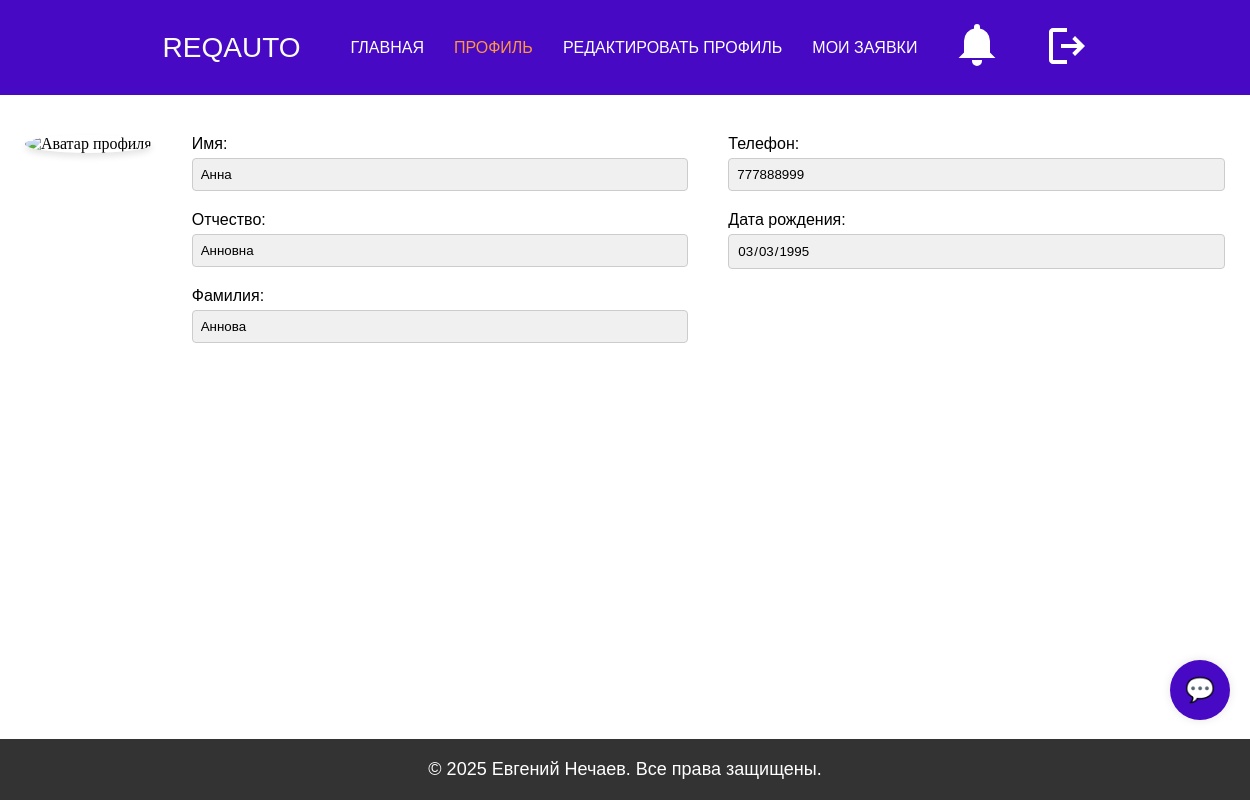
The page /profile (signed in) on the database its author committed.
### models.py (models this page shows)
class User(db.Model):
    __tablename__ = 'User'
    ID = db.Column(db.Integer, primary_key=True)
    username = db.Column(db.String(50), unique=True)
    password = db.Column(db.String(128))
    firstName = db.Column(db.String(50))
    lastName = db.Column(db.String(50))
    patronymic = db.Column(db.String(50))
    phone = db.Column(db.String(15))
    dateBirth = db.Column(db.Date, nullable=True)
    roleID = db.Column(db.Integer, db.ForeignKey('Role.ID'))
    photo = db.Column(db.String(256), nullable=True)

### app.py (the view)
@app.route('/profile')
def profile():
    if 'user_id' not in session:
        return redirect(url_for('auth'))
    user_id = session['user_id']
    user = User.query.get(user_id)
    response = make_response(render_template('profile.html', user=user))
    response.headers['Cache-Control'] = 'no-cache, no-store, must-revalidate'
    response.headers['Pragma'] = 'no-cache'
    response.headers['Expires'] = '0'
    return response

### templates/profile.html (shortened to what this page needs)
<!DOCTYPE html>
<html lang="en">
  <head>
    <link rel="stylesheet" href="/static/styles.css" />
    <link rel="stylesheet" href="/static/profile.css" />
    <link rel="stylesheet" href="/static/client_chat.css" />
  </head>
  <body>
    <header>
      <div class="logo">ReqAuto</div>
      <nav>
        <ul>
          <li>
            <a href="{{ url_for('index') }}">Главная</a>
          </li>
          <li>
            <a href="#" class="active">Профиль</a>
          </li>
          <li>
            <a href="{{ url_for('edit_profile') }}">Редактировать профиль</a>
          </li>
          <li>
            <a href="{{ url_for('profile_requests') }}">Мои заявки</a>
          </li>
          <li class="notifications-wrapper">
            <button id="notifications-toggle" class="notifications-button">
            </button>
          </li>
          <li>
            <form
              action="{{ url_for('logout') }}"
              method="post"
              class="logout-form"
            >
              <button type="submit" class="logout-button">
                <svg
                  xmlns="http://www.w3.org/2000/svg"
                  width="24"
                  height="24"
                  viewBox="0 0 24 24"
                >
                  <path
                    fill="#ffffff"
                    d="M5 21q-.825 0-1.412-.587T3 19V5q0-.825.588-1.412T5 3h7v2H5v14h7v2zm11-4l-1.375-1.45l2.55-2.55H9v-2h8.175l-2.55-2.55L16 7l5 5z"
                  />
                </svg>
              </button>
            </form>
          </li>
        </ul>
      </nav>
    </header>
    <main>
      <section class="profile-section">
        <div class="profile-avatar">
          <img src="{{ user.photo }}" alt="Аватар профиля" />
        </div>
        <div class="profile-info">
          <div class="profile-column">
            <div class="profile-field">
              <label for="firstName">Имя:</label>
              <input
                type="text"
                id="firstName"
                name="firstName"
                value="{{ user.firstName }}"
                readonly
              />
            </div>
            <div class="profile-field">
              <label for="patronymic">Отчество:</label>
              <input
                type="text"
                id="patronymic"
                name="patronymic"
                value="{{ user.patronymic }}"
                readonly
              />
            </div>
            <div class="profile-field">
              <label for="lastName">Фамилия:</label>
              <input
                type="text"
                id="lastName"
                name="lastName"
                value="{{ user.lastName }}"
                readonly
              />
            </div>
          </div>
          <div class="profile-column">
            <div class="profile-field">
              <label for="phone">Телефон:</label>
              <input
                type="text"
                id="phone"
                name="phone"
                value="{{ user.phone }}"
                readonly
              />
            </div>
            <div class="profile-field">
              <label for="dateBirth">Дата рождения:</label>
              <input
                type="date"
                id="dateBirth"
                name="dateBirth"
                value="{{ user.dateBirth.strftime('%Y-%m-%d') }}"
                readonly
              />
            </div>
          </div>
        </div>
      </section>
      <section>
        <button id="supportChatButton">💬</button>
      </section>
    </main>
    <footer class="site-footer">
      <p class="h3">&copy; 2025 Евгений Нечаев. Все права защищены.</p>
    </footer>
  </body>
</html>

### static/styles.css (style rules this page uses)
html { scroll-behavior: smooth; overflow-x: hidden; }
html, body { display: flex; flex-direction: column; }
html, body, p { margin: 0; padding: 0; }
body { min-height: 100vh; }
main { flex: 1; }
.h3 { text-transform: initial; font-family: "Rubik", sans-serif; font-weight: 100; font-size: 18px; }
header { margin: 0; padding: 20px; background-color: #4709c3; width: 100%; position: sticky; display: flex; justify-content: center; top: 0; z-index: 100; }
.logo { display: flex; font-family: "Montserrat", sans-serif; font-weight: 100; text-transform: uppercase; margin-right: 50px; font-size: 28px; color: #fafbfb; align-items: center; }
nav ul { list-style: none; padding-left: 0; display: flex; justify-content: center; }
nav a { text-decoration: none; color: #fff; display: flex; justify-content: center; }
nav li { display: inline; font-family: "Montserrat", sans-serif; font-weight: 100; text-transform: uppercase; margin: 0 30px 0 0; font-size: 16px; display: flex; justify-content: center; align-items: center; }
.active { color: #ff9640; }
.logout-button { background: none; border: none; cursor: pointer; }
.logout-button svg { width: 48px; height: 48px; }
.site-footer { background-color: #333; color: #fff; text-align: center; padding: 20px 0; width: 100%; }

### static/profile.css (style rules this page uses)
nav ul { list-style: none; padding-left: 0; display: flex; justify-content: center; margin: 0; }
.profile-section { display: flex; align-items: flex-start; padding: 20px; margin: 20px auto; max-width: 1200px; }
.profile-avatar { margin-right: 40px; }
.profile-avatar img { width: 150px; height: 150px; border-radius: 50%; object-fit: cover; box-shadow: 0 4px 6px rgba(0, 0, 0, 0.1); }
.profile-info { display: flex; flex: 1; gap: 40px; }
.profile-column { flex: 1; }
.profile-field { margin-bottom: 20px; }
.profile-field label { display: block; margin-bottom: 5px; font-family: "Rubik", sans-serif; font-weight: 400; }
.profile-field input { width: 100%; padding: 8px; border: 1px solid #ccc; border-radius: 4px; box-sizing: border-box; font-family: "Rubik", sans-serif; font-weight: 100; }
.profile-field input[readonly] { background-color: #f0f0f0; }
.notifications-wrapper { position: relative; display: inline-block; }
.notifications-button { background: none; border: none; color: white; font-size: 18px; cursor: pointer; }

### static/client_chat.css (style rules this page uses)
#supportChatButton { position: fixed; bottom: 80px; right: 20px; background-color: #4709c3; color: white; border: none; border-radius: 50%; width: 60px; height: 60px; font-size: 24px; cursor: pointer; box-shadow: 0px 0px 10px rgba(0, 0, 0, 0.1); }

### rows shown on the page
User: firstName "Анна", patronymic "Анновна", lastName "Аннова", phone "777888999", dateBirth "03/03/1995"
